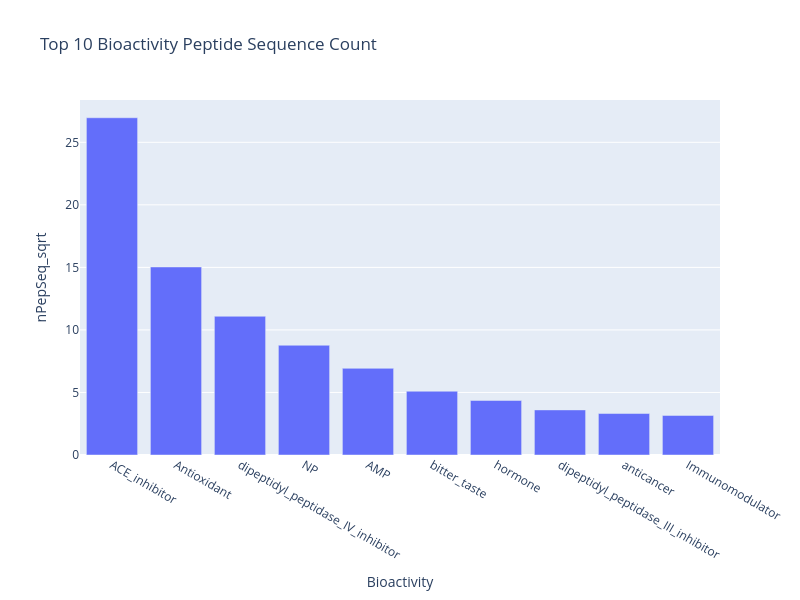

Notebook code for this chart:
### Markdown cell above
### Square Root Transformation

### Code cell
# Using Square Root Transformation
sorted_df = sam1g1_df.sort_values(by='nPepSeq', ascending=False)

top10g1_df = sorted_df.head(10).copy()
restg1_df = sorted_df.iloc[10:]

top10g1_df['nPepSeq_sqrt'] = np.sqrt(top10g1_df['nPepSeq'])

fig = px.bar(top10g1_df, 
             x='Bioactivity', 
             y='nPepSeq_sqrt', 
             orientation='v', 
             title='Top 10 Bioactivity Peptide Sequence Count',
             height=600, width=800)
fig.show()

### Figure 1 — Plotly figure (JSON) as saved in the notebook; plotly's stock layout.template omitted (floating-point values rounded to 4 significant figures)
{"data": [{"hovertemplate": "Bioactivity=%{x}<br>nPepSeq_sqrt=%{y}<extra></extra>", "legendgroup": "", "marker": {"color": "#636efa", "pattern": {"shape": ""}}, "name": "", "orientation": "v", "showlegend": false, "textposition": "auto", "type": "bar", "x": ["ACE_inhibitor", "Antioxidant", "dipeptidyl_peptidase_IV_inhibitor", "NP", "AMP", "bitter_taste", "hormone", "dipeptidyl_peptidase_III_inhibitor", "anticancer", "Immunomodulator"], "xaxis": "x", "y": [26.96, 15.03, 11.09, 8.775, 6.928, 5.099, 4.359, 3.606, 3.317, 3.162], "yaxis": "y"}], "layout": {"barmode": "relative", "height": 600, "legend": {"tracegroupgap": 0}, "title": {"text": "Top 10 Bioactivity Peptide Sequence Count"}, "width": 800, "xaxis": {"anchor": "y", "domain": [0, 1], "title": {"text": "Bioactivity"}}, "yaxis": {"anchor": "x", "domain": [0, 1], "title": {"text": "nPepSeq_sqrt"}}}}
